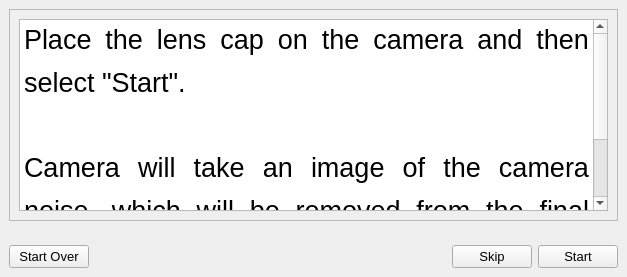
                 <widget class="QWidget" name="noiseStep0">
                  <layout class="QVBoxLayout" name="verticalLayout_6">
                   <property name="leftMargin">
                    <number>0</number>
                   </property>
                   <property name="topMargin">
                    <number>0</number>
                   </property>
                   <property name="rightMargin">
                    <number>0</number>
                   </property>
                   <property name="bottomMargin">
                    <number>0</number>
                   </property>
                   <item>
                    <widget class="QWidget" name="noiseStep0Main" native="true">
                     <property name="sizePolicy">
                      <sizepolicy hsizetype="Preferred" vsizetype="Preferred">
                       <horstretch>0</horstretch>
                       <verstretch>8</verstretch>
                      </sizepolicy>
                     </property>
                     <layout class="QGridLayout" name="gridLayout_4">
                      <property name="leftMargin">
                       <number>9</number>
                      </property>
                      <property name="topMargin">
                       <number>9</number>
                      </property>
                      <property name="rightMargin">
                       <number>9</number>
                      </property>
                      <item row="0" column="0">
                       <widget class="QFrame" name="noiseInfoFrame">
                        <property name="frameShape">
                         <enum>QFrame::StyledPanel</enum>
                        </property>
                        <property name="frameShadow">
                         <enum>QFrame::Raised</enum>
                        </property>
                        <layout class="QGridLayout" name="gridLayout_5">
                         <item row="0" column="0">
                          <widget class="QTextEdit" name="noiseInfo">
                           <property name="font">
                            <font>
                             <pointsize>12</pointsize>
                            </font>
                           </property>
                           <property name="html">
                            <string>&lt;!DOCTYPE HTML PUBLIC &quot;-//W3C//DTD HTML 4.0//EN&quot; &quot;http://www.w3.org/TR/REC-html40/strict.dtd&quot;&gt;
&lt;html&gt;&lt;head&gt;&lt;meta name=&quot;qrichtext&quot; content=&quot;1&quot; /&gt;&lt;meta charset=&quot;utf-8&quot; /&gt;&lt;style type=&quot;text/css&quot;&gt;
p, li { white-space: pre-wrap; }
hr { height: 1px; border-width: 0; }
li.unchecked::marker { content: &quot;\2610&quot;; }
li.checked::marker { content: &quot;\2612&quot;; }
&lt;/style&gt;&lt;/head&gt;&lt;body style=&quot; font-family:'Segoe UI'; font-size:12pt; font-weight:400; font-style:normal;&quot;&gt;
&lt;p align=&quot;justify&quot; style=&quot; margin-top:0px; margin-bottom:0px; margin-left:0px; margin-right:0px; -qt-block-indent:0; text-indent:0px; line-height:138%;&quot;&gt;&lt;a name=&quot;docs-internal-guid-bfb332c5-7fff-45b3-3432-b20788c86569&quot;&gt;&lt;/a&gt;&lt;span style=&quot; font-family:'Arial'; font-size:20pt; color:#000000; background-color:transparent;&quot;&gt;P&lt;/span&gt;&lt;span style=&quot; font-family:'Arial'; font-size:20pt; color:#000000; background-color:transparent;&quot;&gt;lace the lens cap on the camera and then select &amp;quot;Start&amp;quot;.&lt;/span&gt;&lt;/p&gt;
&lt;p align=&quot;justify&quot; style=&quot;-qt-paragraph-type:empty; margin-top:0px; margin-bottom:0px; margin-left:0px; margin-right:0px; -qt-block-indent:0; text-indent:0px; line-height:138%; font-family:'Arial'; font-size:20pt; color:#000000;&quot;&gt;&lt;br /&gt;&lt;/p&gt;
&lt;p align=&quot;justify&quot; style=&quot; margin-top:0px; margin-bottom:0px; margin-left:0px; margin-right:0px; -qt-block-indent:0; text-indent:0px; line-height:138%;&quot;&gt;&lt;span style=&quot; font-family:'Arial'; font-size:20pt; color:#000000; background-color:transparent;&quot;&gt;Camera will take an image of the camera noise, which will be removed from the final image cube.&lt;/span&gt;&lt;span style=&quot; font-family:'MS Shell Dlg 2'; font-size:20pt;&quot;&gt;&lt;br /&gt;&lt;/span&gt;&lt;/p&gt;&lt;/body&gt;&lt;/html&gt;</string>
                           </property>
                          </widget>
                         </item>
                        </layout>
                       </widget>
                      </item>
                     </layout>
                    </widget>
                   </item>
                   <item>
                    <widget class="QWidget" name="noiseStep0Bar" native="true">
                     <property name="sizePolicy">
                      <sizepolicy hsizetype="Preferred" vsizetype="Preferred">
                       <horstretch>0</horstretch>
                       <verstretch>1</verstretch>
                      </sizepolicy>
                     </property>
                     <layout class="QHBoxLayout" name="horizontalLayout_5">
                      <property name="leftMargin">
                       <number>9</number>
                      </property>
                      <property name="rightMargin">
                       <number>9</number>
                      </property>
                      <property name="bottomMargin">
                       <number>9</number>
                      </property>
                      <item>
                       <widget class="QPushButton" name="noiseStartOverButton">
                        <property name="font">
                         <font>
                          <pointsize>10</pointsize>
                         </font>
                        </property>
                        <property name="text">
                         <string>Start Over</string>
                        </property>
                       </widget>
                      </item>
                      <item>
                       <spacer name="horizontalSpacer_4">
                        <property name="orientation">
                         <enum>Qt::Horizontal</enum>
                        </property>
                        <property name="sizeHint" stdset="0">
                         <size>
                          <width>357</width>
                          <height>20</height>
                         </size>
                        </property>
                       </spacer>
                      </item>
                      <item>
                       <widget class="QPushButton" name="noiseSkipButton">
                        <property name="font">
                         <font>
                          <pointsize>10</pointsize>
                         </font>
                        </property>
                        <property name="text">
                         <string>Skip</string>
                        </property>
                        <property name="flat">
                         <bool>false</bool>
                        </property>
                       </widget>
                      </item>
                      <item>
                       <widget class="QPushButton" name="noiseStartButton">
                        <property name="font">
                         <font>
                          <pointsize>10</pointsize>
                         </font>
                        </property>
                        <property name="text">
                         <string>Start</string>
                        </property>
                       </widget>
                      </item>
                     </layout>
                    </widget>
                   </item>
                  </layout>
                 </widget>
